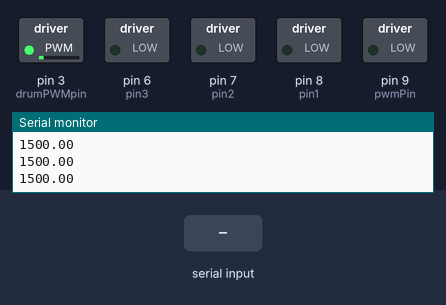
This sketch was run on a simulated Arduino Uno, built with avr-gcc and run on an emulated ATmega328P. Shown: switched loads named in the sketch (green lamp = pin HIGH), the last lines printed to the serial monitor. The inputs (shaded band) are chosen by the test bench.

Above: at 1.29 s.
1.3 s: "UP\n" received over Serial
At 2.09 s:
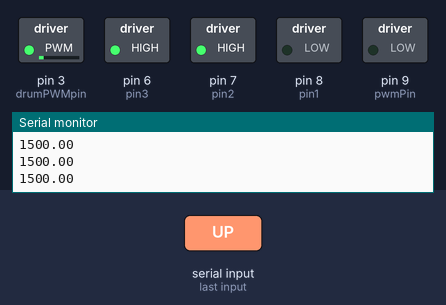
4.3 s: "DOWN\n" received over Serial
At 5.97 s:
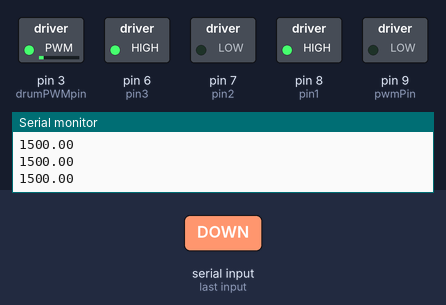
7.3 s: "90,45\n" received over Serial
8.8 s: "UP\n" received over Serial
At 10.0 s:
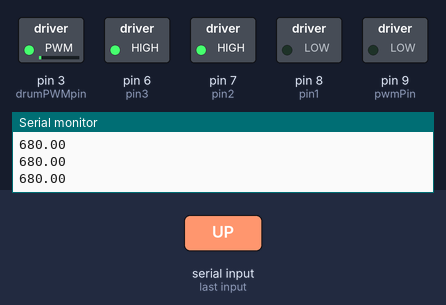
10.3 s: "DOWN\n" received over Serial
At 11.4 s:
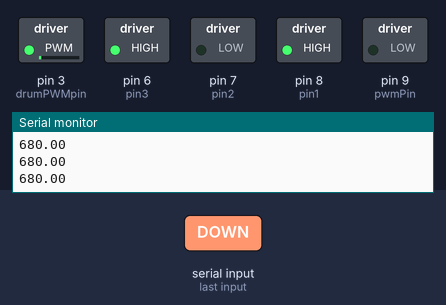
Timing chart, 0 to 12.8 s (numbered marks = the images above; inputs shaded):
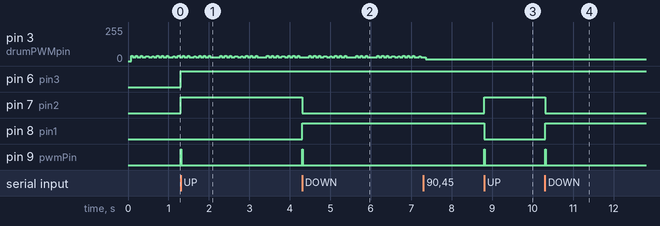

The sketch:

PWM_Gen.ino
```cpp
// Lin actuator pins
const int pwmPin = 9;
const int pin1 = 8;
const int pin2 = 7;
const int pin3 = 6;

// Drum motor pin
const int drumPWMpin = 3;

int counter = 0;

String message;

float msDelay = 1500;

void setup() {
  Serial.begin(115200);
  while(!Serial){}

  // Lin act.
  pinMode(pwmPin, OUTPUT);
  pinMode(pin1, OUTPUT);
  pinMode(pin2, OUTPUT);
  pinMode(pin3, OUTPUT);

  // Drum motor
  pinMode(drumPWMpin, OUTPUT);
}

void loop() {
  if(Serial.available() > 0){
    message = Serial.readStringUntil('\n');
    Serial.println(String(message.c_str()));
  }else{
    message = "No command sent";
  }

  // Init variables for drum
  int messageFloat = message.toInt();

  if (message == "UP"){
    setIn();
    Serial.println("UP commanded");
  } else if (message == "DOWN"){
    setOut();
    Serial.println("DOWN commanded");
  }else if(messageFloat != 0){
    if(message == "0"){
      msDelay = 500;
    }else{
      msDelay = (messageFloat * 2) + 500;
    }
  }else{
    //Serial.println("Undefined command received: " + message);
    digitalWrite(pwmPin, LOW);
  }
  delay(10);

  // Drive drum motor
  digitalWrite(3, HIGH);
  /*
  * 500 - 1490 useconds will turn motor in reverse
  * 1510 - 2500 useconds will turn motor forward
  */
  delayMicroseconds(msDelay);
  digitalWrite(3, LOW);
  Serial.println(msDelay);
}
void setIn(){
    // Set logic to move the LA Out
  digitalWrite(pwmPin, HIGH);
  digitalWrite(pin1, LOW);
  digitalWrite(pin2, HIGH);
  digitalWrite(pin3, HIGH);
}
void setOut(){
  // Set logic to move LA In
  digitalWrite(pwmPin, HIGH);
  digitalWrite(pin1, HIGH);
  digitalWrite(pin2, LOW);
  digitalWrite(pin3, HIGH);
}
```

Measured:
- after the input at 1.3 s, pin 6 (pin3), pin 7 (pin2): LOW → HIGH at once; pin 9 (pwmPin): LOW → HIGH at once, → LOW 0.01 s later
- after the input at 4.3 s, pin 7 (pin2): HIGH → LOW at once; pin 8 (pin1): LOW → HIGH at once; pin 9 (pwmPin): LOW → HIGH at once, → LOW 0.01 s later
- after the input at 8.8 s, pin 7 (pin2): LOW → HIGH at once; pin 8 (pin1): HIGH → LOW at once; pin 9 (pwmPin): LOW → HIGH at once, → LOW 0.01 s later
- after the input at 10.3 s, pin 7 (pin2): HIGH → LOW at once; pin 8 (pin1): LOW → HIGH at once; pin 9 (pwmPin): LOW → HIGH at once, → LOW 0.01 s later
